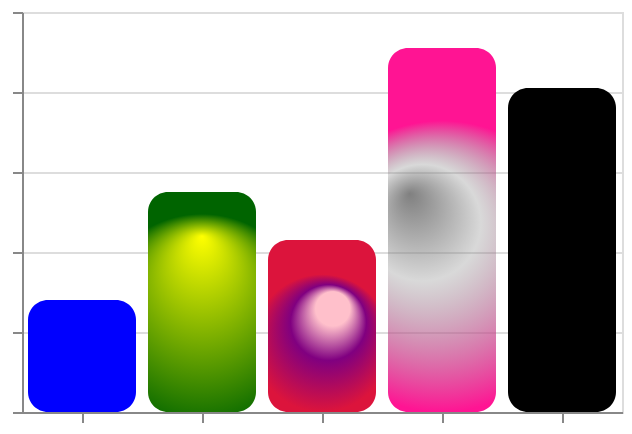

Source (Vega-Lite JSON):
### Vega specification from a JSON file in a GitHub repository (floating-point values rounded to 4 significant figures)
{"$schema": "https://vega.github.io/schema/vega/v5.json", "description": "A simple bar chart with embedded data.", "background": "white", "padding": 5, "height": 200, "style": "cell", "data": [{"name": "source_0", "values": [{"a": "A", "b": 28, "fill": "blue"}, {"a": "B", "b": 55, "fill": {"gradient": "radial", "x1": 0.5, "y1": 0.2, "x2": 0.5, "y2": 0.6, "r1": 0.0, "r2": 0.5, "stops": [{"offset": 0, "color": "yellow"}, {"offset": 1, "color": "darkgreen"}]}}, {"a": "C", "b": 43, "fill": {"gradient": "radial", "x1": 0.6, "y1": 0.4, "x2": 0.5, "y2": 0.6, "r1": 0.1, "r2": 0.4, "stops": [{"offset": 0, "color": "pink"}, {"offset": 0.4, "color": "purple"}, {"offset": 1, "color": "crimson"}]}}, {"a": "D", "b": 91, "fill": {"gradient": "radial", "x1": 0.2, "y1": 0.4, "x2": 0.5, "y2": 0.6, "r1": 0.0, "r2": 0.4, "stops": [{"offset": 0, "color": "rgb(128, 128, 128)"}, {"offset": 0.4, "color": "rgba(128, 128, 128, 0.3)"}, {"offset": 1, "color": "deeppink"}]}}, {"a": "E", "b": 81, "fill": "black"}]}, {"name": "data_0", "source": "source_0", "transform": [{"type": "stack", "groupby": ["a"], "field": "b", "sort": {"field": [], "order": []}, "as": ["b_start", "b_end"], "offset": "zero"}, {"type": "filter", "expr": "isValid(datum[\"b\"]) && isFinite(+datum[\"b\"])"}]}], "signals": [{"name": "x_step", "value": 60}, {"name": "width", "update": "bandspace(domain('x').length, 0.1, 0.05) * x_step"}], "marks": [{"name": "marks", "type": "rect", "style": ["bar"], "from": {"data": "data_0"}, "encode": {"update": {"fill": {"field": "fill"}, "cornerRadius": {"value": 10}, "ariaRoleDescription": {"value": "bar"}, "description": {"signal": "\"a: \" + (isValid(datum[\"a\"]) ? datum[\"a\"] : \"\"+datum[\"a\"]) + \"; b: \" + (format(datum[\"b\"], \"\"))"}, "x": {"scale": "x", "field": "a"}, "width": {"signal": "max(0.25, bandwidth('x'))"}, "y": {"scale": "y", "field": "b_end"}, "y2": {"scale": "y", "field": "b_start"}}}}], "scales": [{"name": "x", "type": "band", "domain": {"data": "data_0", "field": "a", "sort": true}, "range": {"step": {"signal": "x_step"}}, "paddingInner": 0.1, "paddingOuter": 0.05}, {"name": "y", "type": "linear", "domain": {"data": "data_0", "fields": ["b_start", "b_end"]}, "range": [{"signal": "height"}, 0], "nice": true, "zero": true}], "axes": [{"scale": "y", "orient": "left", "gridScale": "x", "grid": true, "tickCount": {"signal": "ceil(height/40)"}, "domain": false, "labels": false, "aria": false, "maxExtent": 0, "minExtent": 0, "ticks": false, "zindex": 0}, {"scale": "x", "orient": "bottom", "grid": false, "labels": false, "labelAngle": 0, "labelBaseline": "top", "zindex": 0}, {"scale": "y", "orient": "left", "grid": false, "labels": false, "labelOverlap": true, "tickCount": {"signal": "ceil(height/40)"}, "zindex": 0}]}
